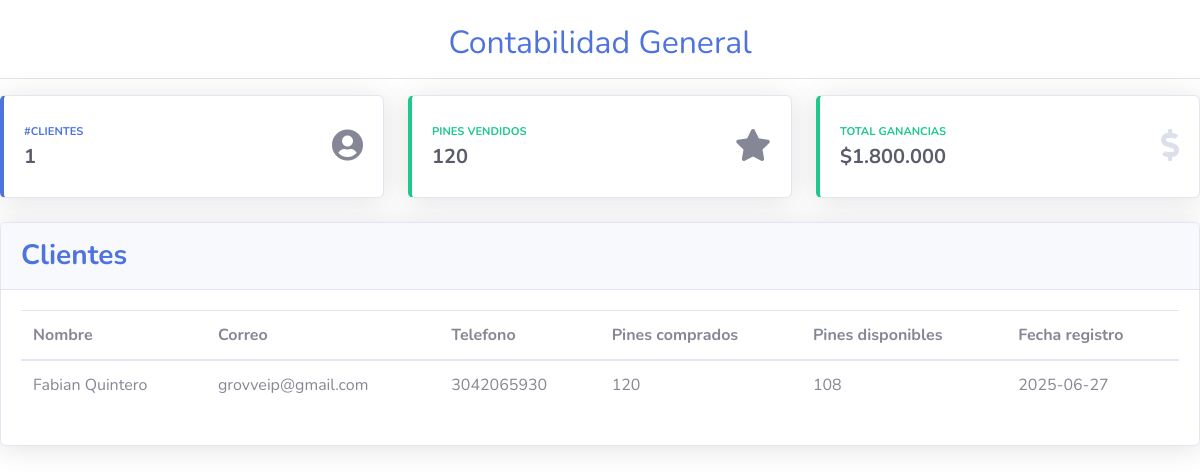
The page /paginas/admin/contabilidad.php (signed in) on the database its author committed.
### tables this page shows
CREATE TABLE `cliente` (
  `idcl` int NOT NULL AUTO_INCREMENT,
  `nombre` text NOT NULL,
  `fecharegistro` text NOT NULL,
  `estatus` int NOT NULL,
  `usuario` text NOT NULL,
  `clave` text NOT NULL,
  `pines` int NOT NULL,
  `pinesdisp` int DEFAULT NULL,
  `nroidcc` varchar(150) DEFAULT NULL,
  `profesion` varchar(150) DEFAULT NULL,
  `postgrado` varchar(150) DEFAULT NULL,
  `nrotarjprof` varchar(150) DEFAULT NULL,
  `nrolicprof` varchar(150) DEFAULT NULL,
  `fechexp` date DEFAULT NULL,
  `celular` text,
  `infcompletada` int NOT NULL DEFAULT '0',
  PRIMARY KEY (`idcl`),
  UNIQUE KEY `idc` (`idcl`)
);

### paginas/admin/contabilidad.php (the view, shortened to what this page needs)
<?php
include_once("../../conexion.php");
if(($_SESSION['logueado']) == true){
$sql="SELECT COUNT(*) FROM `cliente` where estatus = 1";
$resultado =mysqli_fetch_array($con -> query($sql));
$sql2="SELECT SUM(pines) FROM `compra`";
$resultado2 =mysqli_fetch_array($con -> query($sql2));
$sql3="SELECT SUM(precio * pines - (precio * pines * porcentaje_descuento / 100)) FROM `compra`";
$resultado3 = mysqli_fetch_array($con -> query($sql3));
?>
<!DOCTYPE html>
<html lang="en">
<head>
  <link href="../../vendor/fontawesome-free/css/all.min.css" rel="stylesheet" type="text/css">
  <link href="../../css/sb-admin-2.min.css" rel="stylesheet">
</head>
<body style="overflow-x: hidden; overflow-y: hidden;">
    <div class="text-center">
        <br>
            <strong><h2 style="color: #4e73df;">Contabilidad General</h2></strong>
        <hr>
    </div>
    <div class="row">
    <div class="col-lg-4">
        <div class="card border-left-primary shadow h-100 py-2">
        <div class="card-body">
            <div class="row no-gutters align-items-center">
            <div class="col mr-2">
                <div class="text-xs font-weight-bold text-primary text-uppercase mb-1">#Clientes</div>
                <div class="h5 mb-0 font-weight-bold text-gray-800"><?php echo $resultado[0]; ?></div>
            </div>
            <div class="col-auto">
                <i class="fa fa-user-circle fa-2x" aria-hidden="true"></i>
            </div>
            </div>
        </div>
        </div>
    </div>
    <div class="col-lg-4">
        <div class="card border-left-success shadow h-100 py-2">
        <div class="card-body">
            <div class="row no-gutters align-items-center">
            <div class="col mr-2">
                <div class="text-xs font-weight-bold text-success text-uppercase mb-1">Pines Vendidos</div>
                <div class="h5 mb-0 font-weight-bold text-gray-800"><?php echo $resultado2[0]; ?></div>
            </div>
            <div class="col-auto">
                <i class="fa fa-star fa-2x" aria-hidden="true"></i>
            </div>
            </div>
        </div>
        </div>
    </div>
        <div class="col-lg-4">
        <div class="card border-left-success shadow h-100 py-2">
        <div class="card-body">
            <div class="row no-gutters align-items-center">
            <div class="col mr-2">
                <div class="text-xs font-weight-bold text-success text-uppercase mb-1">Total Ganancias</div>
                <div class="h5 mb-0 font-weight-bold text-gray-800">$<?php echo number_format($resultado3[0], 0, ',', '.'); ?></div>
            </div>
            <div class="col-auto">
                <i class="fas fa-dollar-sign fa-2x text-gray-300"></i>
            </div>
            </div>
        </div>
        </div>
    </div>
    </div>
    <div class="row mt-4">
    <div class="col-lg-12">
        <div class="card shadow mb-4">
        <div class="card-header py-3 d-flex flex-row align-items-center justify-content-between">
            <h3 class="m-0 font-weight-bold text-primary">Clientes</h3>
        </div>
        <div class="card-body" style="height: fit-content;">
            <div class="chart-area" style="height: auto;">
                <?php
                $consulta = "SELECT * from cliente where estatus=1";
                $clientes = $con->query($consulta);
                ?>
                <table class="table" id="example" style="width: 100%;">
                <thead>
                    <tr>
                    <th scope="col">Nombre</th>
                    <th scope="col">Correo</th>
                    <th scope="col">Telefono</th>
                    <th scope="col">Pines comprados</th>
                    <th scope="col">Pines disponibles</th>
                    <th scope="col">Fecha registro</th>
                    </tr>
                </thead>
                <tbody>
                <?php
                    while ($row = mysqli_fetch_array($clientes)) {
                ?>
                    <tr>
                    <td><?php echo $row[1] ?></td>
                    <td><?php echo $row[4] ?></td>
                    <td><?php echo $row[14] ?></td>
                    <td><?php echo $row[6] ?></td>
                    <td><?php echo $row[7] ?></td>
                    <td><?php echo $row[2] ?></td>
                    </tr>
                <?php
                    }
                ?>
                </tbody>
            </table>
            </div>
        </div>
        </div>
    </div>
    </div>
    <link rel="stylesheet" type="text/css" href="https://cdn.datatables.net/v/bs4/dt-1.10.18/datatables.min.css" />
</body>
</html>
<?php
} else {
    header("Location: ../../index.php");
    exit();
}
?>

### rows shown on the page
cliente: nombre "Fabian Quintero", usuario "grovveip@gmail.com", celular "3042065930", pines "120", pinesdisp "108", fecharegistro "2025-06-27"

### other values the page prints
$resultado[0] "1"
$resultado2[0] "120"
$resultado3[0] "1.800.000"
